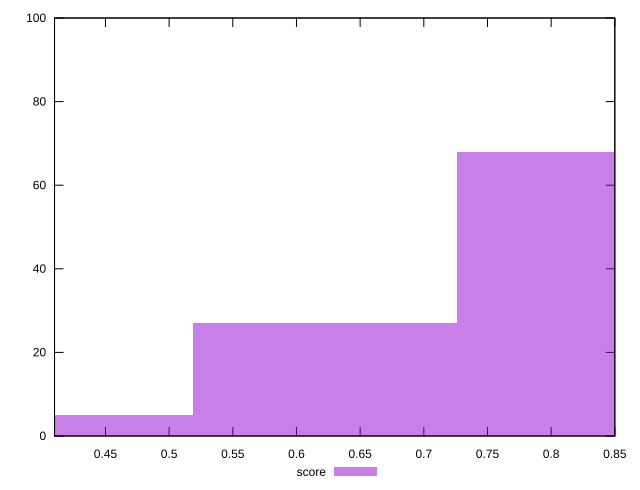

Reproduce this figure in gnuplot.
reset

$score <<EOF
0.8294678389645573 68
0.41473391948227867 5
0.622100879223418 27
EOF

set key outside below
set boxwidth 0.20736695974113933
set xrange [0.41:0.85]
set yrange [0:100]
set trange [0:100]
set style fill transparent solid 0.5 noborder
set terminal svg size 640, 490 enhanced background rgb 'white'
set output "report_00013_2021-02-09T12-04-24.940Z/first-contentful-paint/samples/pages/score/histogram.svg"

plot $score title "score" with boxes

reset
